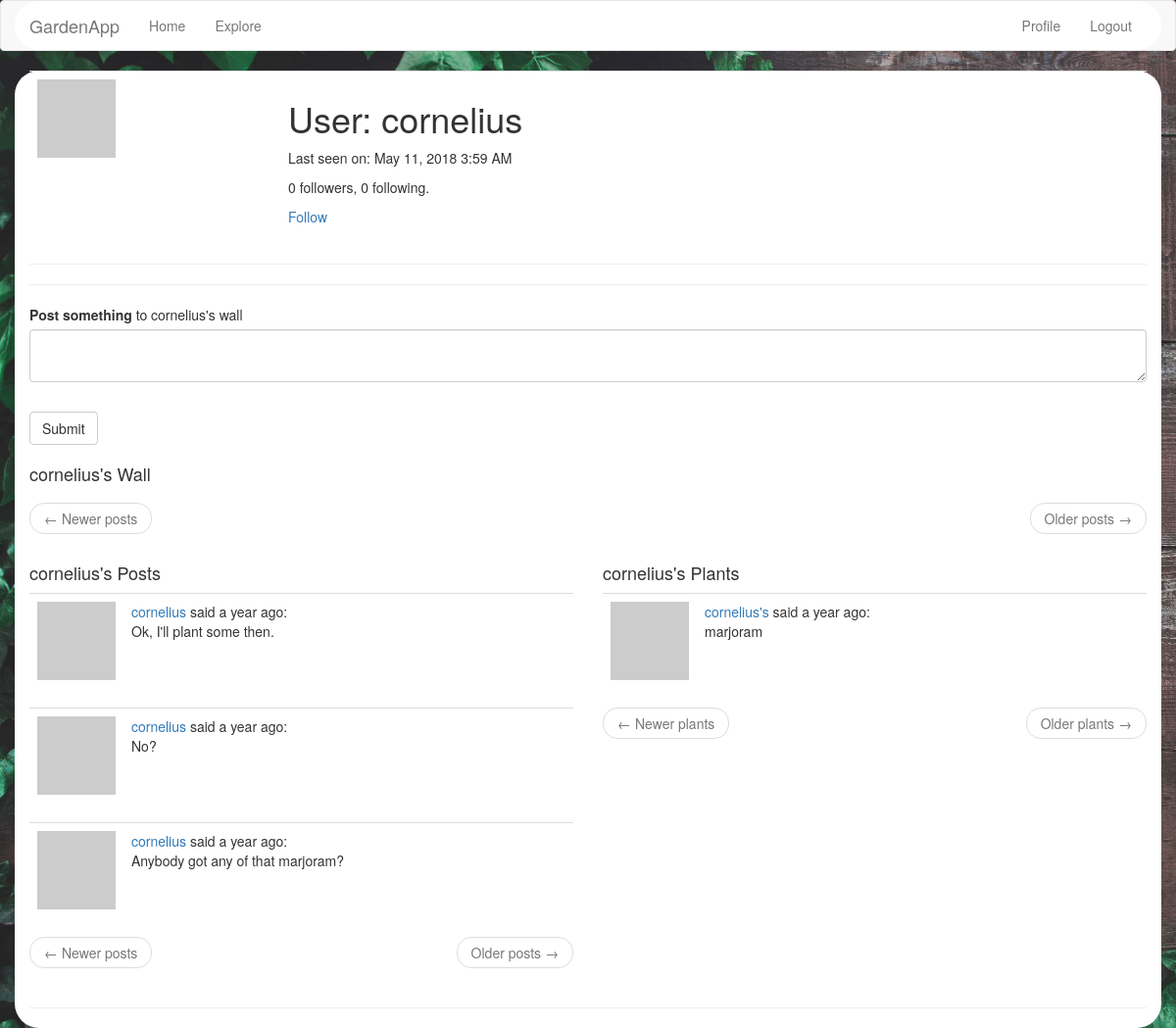
Before: /user/cornelius (signed in) with the older database file.
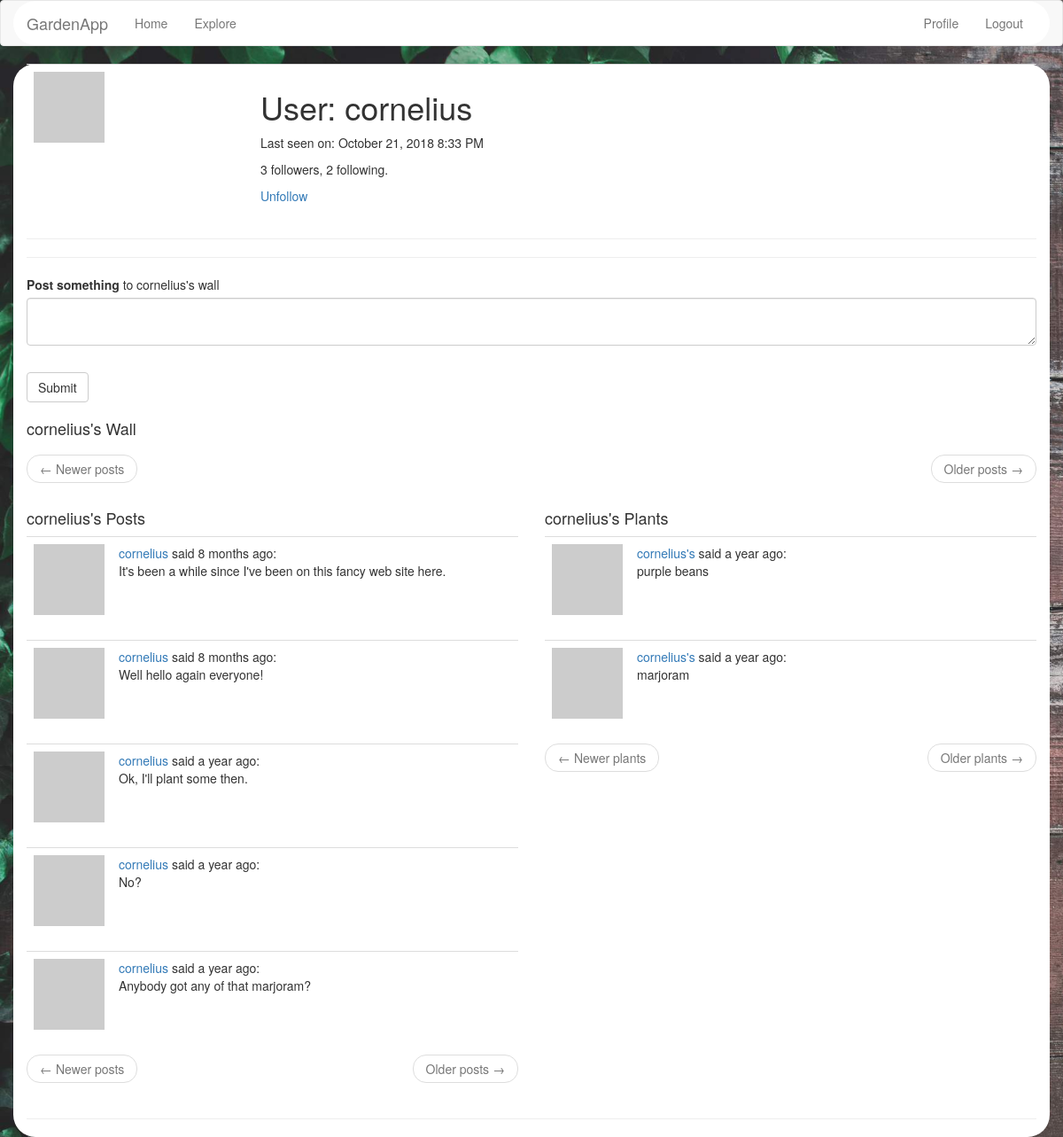
After: the same page with the newer database file.
### app/models.py (models this page shows, shortened)
class PaginatedAPIMixin(object):
    @staticmethod
    def to_collection_dict(query, page, per_page, endpoint, **kwargs):
        resources = query.paginate(page, per_page, False)
        data = {
            'items': [item.to_dict() for item in resources.items],
            '_meta': {
                'page': page,
                'per_page': per_page,
                'total_pages': resources.pages,
                'total_items': resources.total
            },
            '_links': {
                'self': url_for(endpoint, page=page, per_page=per_page,
                                **kwargs),
                'next': url_for(endpoint, page=page + 1, per_page=per_page,
                                **kwargs) if resources.has_next else None,
                'prev': url_for(endpoint, page=page - 1, per_page=per_page,
                                **kwargs) if resources.has_prev else None
            }
        }
        return data

class User(PaginatedAPIMixin, UserMixin, db.Model):
    id = db.Column(db.Integer, primary_key=True)
    username = db.Column(db.String(64), index=True, unique=True)
    email = db.Column(db.String(120), index=True, unique=True)
    about_me = db.Column(db.String(140))
    last_seen = db.Column(db.DateTime, default=datetime.utcnow)
    password_hash = db.Column(db.String(128))
    posts = db.relationship('Post', backref='author', lazy='dynamic')
    plants = db.relationship('Plant', backref='grower', lazy='dynamic')
    gardens = db.relationship('Garden', secondary=users_gardens, backref=db.backref('users', lazy='dynamic'))
    followed = db.relationship(
        'User', secondary=followers,
        primaryjoin=(followers.c.follower_id == id),
        secondaryjoin=(followers.c.followed_id == id),
        backref=db.backref('followers', lazy='dynamic'), lazy='dynamic')
    token = db.Column(db.String(32), index=True, unique=True)
    token_expiration = db.Column(db.DateTime)
    def avatar(self, size):
        digest = md5(self.email.lower().encode('utf-8')).hexdigest()
        return 'https://www.gravatar.com/avatar/{}?d=identicon&s={}'.format(
            digest, size)
    def is_following(self, user):
        return self.followed.filter(
            followers.c.followed_id == user.id).count() > 0

class Post(PaginatedAPIMixin, db.Model):
    id = db.Column(db.Integer, primary_key=True)
    body = db.Column(db.String(140))
    timestamp = db.Column(db.DateTime, index=True, default=datetime.utcnow)
    user_id = db.Column(db.Integer, db.ForeignKey('user.id'))
    wall_post = db.Column(db.Boolean, default=False)
    wall_owner_id = db.Column(db.Integer)

class Plant(PaginatedAPIMixin, db.Model):
    id = db.Column(db.Integer, primary_key=True)
    name = db.Column(db.String(140))
    timestamp = db.Column(db.DateTime, index=True, default=datetime.utcnow)
    user_id = db.Column(db.Integer, db.ForeignKey('user.id'))
    garden_id = db.Column(db.Integer, db.ForeignKey('garden.id'))

### app/main/routes.py (the view)
@bp.route('/user/<username>', methods =['GET', 'POST'])
@login_required
def user(username):
    user = User.query.filter_by(username=username).first_or_404()
    form = WallPostForm()
    if form.validate_on_submit():
        post = Post(body=form.wall_post.data, author=current_user, wall_post=True, wall_owner_id=user.id)
        db.session.add(post)
        db.session.commit()
        flash("You posted to {}'s wall!".format(username))
        return redirect(url_for('main.user', username=user.username))
    posts_page = request.args.get('posts_page', 1, type=int)
    wall_posts_page = request.args.get('wall_posts_page', 1, type=int)
    plants_page = request.args.get('plants_page', 1, type=int)
    posts = user.posts.order_by(desc(Post.timestamp)).paginate(
        posts_page, current_app.config['POSTS_PER_PAGE'], False)
    wall_posts = Post.query.filter_by(wall_owner_id=user.id).order_by(desc(Post.timestamp)).paginate(
        wall_posts_page, current_app.config['POSTS_PER_PAGE'], False)
    plants = user.plants.order_by(desc(Plant.timestamp)).paginate(
        plants_page, current_app.config['PLANTS_PER_PAGE'], False)
    plants_next_url = url_for('main.index', plants_page=plants.next_num, posts_page=posts_page) \
        if plants.has_next else None
    plants_prev_url = url_for('main.index', plants_page=plants.prev_num, posts_page=posts_page) \
        if plants.has_prev else None
    posts_next_url = url_for('main.index', plants_page=plants_page, posts_page=posts.next_num) \
        if posts.has_next else None
    posts_prev_url = url_for('main.index', plants_page=plants_page, posts_page=posts.prev_num) \
        if posts.has_prev else None
    wall_posts_next_url = url_for('main.index', plants_page=plants_page, wall_posts_page=wall_posts.next_num) \
        if wall_posts.has_next else None
    wall_posts_prev_url = url_for('main.index', plants_page=plants_page, wall_posts_page=wall_posts.prev_num) \
        if wall_posts.has_prev else None
    return render_template('user.html', user=user, plants=plants.items, posts=posts.items, wall_posts=wall_posts.items, form=form)

### app/main/forms.py
class WallPostForm(FlaskForm):
    wall_post = TextAreaField('Post something ', validators=[
        DataRequired(), Length(min=1, max=500)])
    submit = SubmitField('Submit')

### app/main/routes.py (called while the page is built)
@bp.before_request
def before_request():
    if current_user.is_authenticated:
        current_user.last_seen = datetime.utcnow()
        db.session.commit()

### app/models.py (called while the page is built)
@login.user_loader
def load_user(id):
    return User.query.get(int(id))

### app/templates/user.html (shortened to what this page needs)
{% extends "base.html" %}
{% block app_content %}
    <table class="table table-hover">
        <tr>
            <td width="256px"><img src="{{ user.avatar(256) }}"></td>
            <td>
                <h1>User: {{ user.username }}</h1>
                {% if user.last_seen %}<p>Last seen on: {{ moment(user.last_seen).format('LLL') }}</p>{% endif %}
                <p>{{ user.followers.count() }} followers, {{ user.followed.count() }} following.</p>
                {% if user == current_user %}
                <p><a href="{{ url_for('main.edit_profile') }}">Edit your profile</a></p>
                {% elif not current_user.is_following(user) %}
                <p><a href="{{ url_for('main.follow', username=user.username) }}">Follow</a></p>
                {% else %}
                <p><a href="{{ url_for('main.unfollow', username=user.username) }}">Unfollow</a></p>
        {% endif %}
            </td>
        </tr>
    </table>
    <hr>
    <hr>
    {% if form %}
    <form action="" method="post">
        <p>
            {{ form.wall_post.label }} to {{ user.username }}'s wall<br>
            {{ form.wall_post(class="form-control") }}<br>
        </p>
        <p>{{ form.submit(class="btn btn-default") }}</p>
    </form>
    {% endif %}
    <section>
        <div class="row">
            <div class="col-md-12" style="height: 100%;">
                <h4>{{ user.username }}'s Wall</h4>
                <nav aria-label="...">
                    <ul class="pager">
                        <li class="previous{% if not posts_prev_url %} disabled{% endif %}">
                            <a href="{{ posts_prev_url or '#' }}">
                                <span aria-hidden="true">&larr;</span> Newer posts
                            </a>
                        </li>
                        <li class="next{% if not posts_next_url %} disabled{% endif %}">
                            <a href="{{ posts_next_url or '#' }}">
                                Older posts <span aria-hidden="true">&rarr;</span>
                            </a>
                        </li>
                    </ul>
                </nav>
            </div>
        </div>
        <div class="row">
            <div class="col-md-6" style="height: 100%;">
                <h4>{{ user.username }}'s Posts</h4>
                <div>
                    {% for post in posts %}
                        {% include '_post.html' %}
                    {% endfor %}
                </div>
                <nav aria-label="...">
                    <ul class="pager">
                        <li class="previous{% if not posts_prev_url %} disabled{% endif %}">
                            <a href="{{ posts_prev_url or '#' }}">
                                <span aria-hidden="true">&larr;</span> Newer posts
                            </a>
                        </li>
                        <li class="next{% if not posts_next_url %} disabled{% endif %}">
                            <a href="{{ posts_next_url or '#' }}">
                                Older posts <span aria-hidden="true">&rarr;</span>
                            </a>
                        </li>
                    </ul>
                </nav>
            </div>
            <div class="col-md-6">
                <h4>{{ user.username }}'s Plants</h4>
                <div>
                {% for plant in plants %}
                    {% include '_plant.html' %}
                {% endfor %}
                </div>
                <nav aria-label="...">
                    <ul class="pager">
                        <li class="previous{% if not plants_prev_url %} disabled{% endif %}">
                            <a href="{{ plants_prev_url or '#' }}">
                                <span aria-hidden="true">&larr;</span> Newer plants
                            </a>
                        </li>
                        <li class="next{% if not plants_next_url %} disabled{% endif %}">
                            <a href="{{ plants_next_url or '#' }}">
                                Older plants <span aria-hidden="true">&rarr;</span>
                            </a>
                        </li>
                    </ul>
                </nav>
            </div>
        </div>
    </section>
    <hr>
{% endblock %}

### app/templates/base.html (shortened to what this page needs)
{% extends 'bootstrap/base.html' %}
{% block styles %}
{{super()}}
  <link rel="stylesheet" href="{{url_for('static', filename='mystyles.css')}}">
{% endblock %}
{% block navbar %}
    <nav class="navbar navbar-default">
        <div class="container">
            <div class="navbar-header">
                <a class="navbar-brand" href="{{ url_for('main.index') }}">GardenApp</a>
            </div>
            <div class="collapse navbar-collapse" id="bs-example-navbar-collapse-1">
                <ul class="nav navbar-nav">
                    <li><a href="{{ url_for('main.index') }}">Home</a></li>
                    <li><a href="{{ url_for('main.explore') }}">Explore</a></li>
                </ul>
                <ul class="nav navbar-nav navbar-right">
                    {% if current_user.is_anonymous %}
                    <li><a href="{{ url_for('auth.login') }}">Login</a></li>
                    {% else %}
                    <li><a href="{{ url_for('main.user', username=current_user.username) }}">Profile</a></li>
                    <li><a href="{{ url_for('auth.logout') }}">Logout</a></li>
                    {% endif %}
                </ul>
            </div>
        </div>
    </nav>
{% endblock %}
{% block content %}
    {% block container_content %}
        <div class="container">
            {% block app_content %}{% endblock %}
        </div>
    {% endblock %}
{% endblock %}

### app/templates/_post.html
    <table class="table table-hover">
        <tr>
            <td width="70px">
                <a href="{{ url_for('main.user', username=post.author.username) }}">
                    <img src="{{ post.author.avatar(70) }}" />
                </a>
            </td>
            <td>
                <a href="{{ url_for('main.user', username=post.author.username) }}">
                    {{ post.author.username }}
                </a>
                said {{ moment(post.timestamp).fromNow() }}:
                <br>
                {{ post.body }}
            </td>
        </tr>
    </table>

### app/templates/_plant.html
<table class="table table-hover">
    <tr valign="top">
        <td width="70px">
            <a href="{{ url_for('main.user', username=plant.grower.username) }}">
                <img src="{{ plant.grower.avatar(70) }}">
            </a>
        </td>
        <td>
            <a href="{{ url_for('main.user', username=plant.grower.username) }}">
                {{ plant.grower.username }}'s
            </a>
                said {{ moment(plant.timestamp).fromNow() }}:
            <br>
            {{ plant.name }}
        </td>
    </tr>
</table>

### app/static/mystyles.css (style rules this page uses)
html, body { background-image: url('./pics/tim-mossholder-244857-unsplash-8xlarge_2800.jpg'); background-repeat: no-repeat; background-size: cover; background-attachment: fixed; }
hr { size: 5px; }
.container { background-color: #fff; border-radius: 25px; }

Changed rows visible on the page:
changed User "cornelius": last_seen "May 11, 2018 3:59 AM" → "October 21, 2018 8:33 PM"
added Post: author.username "cornelius", timestamp "8 months ago", body "It's been a while since I've been on this fancy web site here."
added Post: author.username "cornelius", timestamp "8 months ago", body "Well hello again everyone!"
added Plant: grower.username "cornelius", timestamp "a year ago", name "purple beans"
Other visible differences:
{{ user.followers.count() }}: "0" → "3"
{{ user.followed.count() }}: "0" → "2"
text no longer shown: "Follow"
text now shown: "Unfollow"
